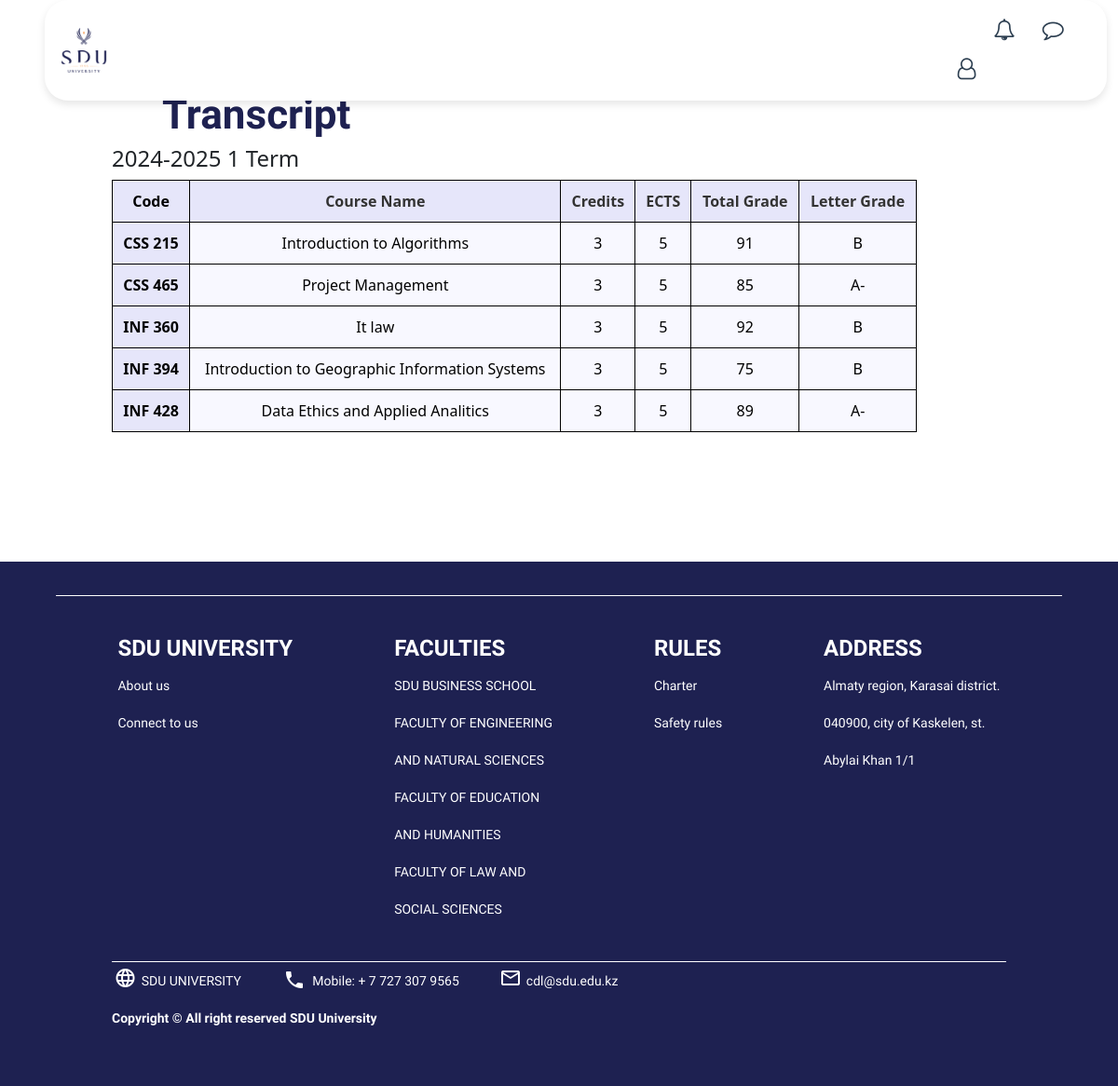
The page /transcript/transcript.php (signed in) on the database its author committed.
### tables this page shows
CREATE TABLE `grades` (
  `student_id` int(11) NOT NULL,
  `course_id` int(11) NOT NULL,
  `grade` int(11) NOT NULL,
  `term` varchar(50) NOT NULL,
  `credits` int(11) NOT NULL,
  `ects` int(11) NOT NULL,
  `total_grade` int(11) NOT NULL,
  `letter_grade` varchar(5) NOT NULL,
  `reset_exam_application` varchar(5) NOT NULL,
  `grade_point` decimal(3,2) DEFAULT NULL,
  `traditional_grade` varchar(10) DEFAULT NULL
);

CREATE TABLE `courses` (
  `id` int(11) NOT NULL,
  `code` varchar(50) NOT NULL,
  `name` varchar(255) NOT NULL,
  `cr` int(11) NOT NULL,
  `ects` int(11) NOT NULL,
  `year_range` varchar(50) DEFAULT NULL,
  `semester` int(11) DEFAULT NULL CHECK (`semester` between 1 and 8),
  `price` int(11) NOT NULL
);

### transcript/transcript.php (the view, shortened to what this page needs)
<?php
$host = 'localhost';
$dbname = 'sdu_portal';
$user = 'root';
$password = '';
try {
    $pdo = new PDO("mysql:host=$host;dbname=$dbname", $user, $password);
    $pdo->setAttribute(PDO::ATTR_ERRMODE, PDO::ERRMODE_EXCEPTION);
} catch (PDOException $e) {
    die("Error connecting to the database: " . $e->getMessage());
}
$student_id = $_SESSION['user_id'];
$sql_grades = "
    SELECT
        courses.code,
        courses.name AS course_name,
        courses.cr AS cr,
        courses.ects AS ects,
        grades.student_id,
        grades.term,
        grades.total_grade,
    CASE
        WHEN grades.grade >= 95 THEN 'A'
        WHEN grades.grade >= 90 THEN 'A-'
        WHEN grades.grade >= 85 THEN 'B+'
        WHEN grades.grade >= 80 THEN 'B'
        WHEN grades.grade >= 75 THEN 'B-'
        WHEN grades.grade >= 70 THEN 'C+'
        WHEN grades.grade >= 65 THEN 'C'
        WHEN grades.grade >= 60 THEN 'C-'
        WHEN grades.grade >= 55 THEN 'D+'
        WHEN grades.grade >= 50 THEN 'D'
        WHEN grades.grade >= 25 THEN 'FX'
        ELSE 'F'
    END AS letter_grade
FROM grades
JOIN courses ON grades.course_id = courses.id
WHERE grades.student_id = :student_id
ORDER BY courses.code
";
$stmt_grades = $pdo->prepare($sql_grades);
$stmt_grades->bindParam(':student_id', $student_id, PDO::PARAM_INT);
$stmt_grades->execute();
$grades = $stmt_grades->fetchAll(PDO::FETCH_ASSOC);
$gradesByTerm = [];
foreach ($grades as $grade) {
    $gradesByTerm[$grade['term']][] = $grade;
}
?>
<!DOCTYPE html>
<html lang="en">
<head>
    <link rel="stylesheet" href="https://cdnjs.cloudflare.com/ajax/libs/font-awesome/4.7.0/css/font-awesome.min.css">
    <link rel="stylesheet" href="https://cdn.jsdelivr.net/npm/bootstrap@5.3.3/dist/css/bootstrap.min.css">
    <link rel="stylesheet" href="../grades-list/index.css" />
</head>
<body>
<div class="top-bar" style="width: 95%; ">
    <div class="left-section">
        <a href="../dashboard/page.html">
            <img src="../dashboard/assets/images/logo_sdu_general.png" alt="Logo" class="logo-img">
        </a>
    </div>
    <ul class="nav" style="width: 20%; padding-left: 4%;">
        <li class="nav-item dropdown" style="margin-left: 10%;">
            <a class="nav-link" href="#" id="dropdown1" role="button" data-bs-toggle="dropdown" aria-expanded="false">
                <i class="fa fa-bell-o icon"></i>
            </a>
        </li>
        <li class="nav-item dropdown" style="margin-left: -14%;">
            <a class="nav-link" href="#" id="dropdown2" role="button" data-bs-toggle="dropdown" aria-expanded="false">
                <i class="fa fa-comment-o icon"></i>
            </a>
        </li>
        <li class="nav-item dropdown" style="margin-left: -14%;">
            <a class="nav-link" href="#" id="dropdown3" role="button" data-bs-toggle="dropdown" aria-expanded="false">
                <i class="fa fa-user-o icon"></i>
            </a>
        </li>
    </ul>
</div>
<div style="padding-top: 3%; margin-left: 10%;">
    <span class="grades-list">Transcript</span>
    <?php if (!empty($gradesByTerm)): ?>
        <?php foreach ($gradesByTerm as $term => $termGrades): ?>
            <h4><?php echo htmlspecialchars($term); ?></h4>
            <table class="timetable1" style="width: 80%; margin-bottom: 4%">
                <thead>
                <tr>
                    <th>Code</th>
                    <th>Course Name</th>
                    <th>Credits</th>
                    <th>ECTS</th>
                    <th>Total Grade</th>
                    <th>Letter Grade</th>
                </tr>
                </thead>
                <tbody>
                <?php foreach ($termGrades as $grade): ?>
                    <tr>
                        <td><?php echo htmlspecialchars($grade['code']); ?></td>
                        <td><?php echo htmlspecialchars($grade['course_name']); ?></td>
                        <td><?php echo htmlspecialchars($grade['cr']); ?></td>
                        <td><?php echo htmlspecialchars($grade['ects']); ?></td>
                        <td><?php echo htmlspecialchars($grade['total_grade']); ?></td>
                        <td><?php echo htmlspecialchars($grade['letter_grade']); ?></td>
                    </tr>
                <?php endforeach; ?>
                </tbody>
            </table>
        <?php endforeach; ?>
    <?php else: ?>
        <p class="text-center">This student has no grades recorded.</p>
    <?php endif; ?>
</div>
<div class="rectangle-14">
    <div class="line-15"></div>
    <div class="flex-container">
        <div class="flex-columns">
            <span class="titles">SDU UNIVERSITY</span>
            <a href="https://sdu.edu.kz/language/en/about-us-3/">
                <span class="nodes">About us</span>
            </a>
            <a href="https://sdukzlinks.tilda.ws/">
                <span class="nodes">Connect to us</span>
            </a>
        </div>
        <div class="flex-columns">
            <span class="titles">FACULTIES</span>
            <a href="https://sdu.edu.kz/language/en/business-school/">
                <span class="nodes">SDU BUSINESS SCHOOL</span>
            </a>
            <a href="https://sdu.edu.kz/language/en/engineering-and-natural-sciences/">
                <span class="nodes">FACULTY OF ENGINEERING <br />AND NATURAL SCIENCES</span>
            </a>
            <a href="https://sdu.edu.kz/language/en/education-and-humanities/">
                <span class="nodes">FACULTY OF EDUCATION <br />AND HUMANITIES</span>
            </a>
            <a href="https://sdu.edu.kz/language/en/law-social-science/">
                <span class="nodes">FACULTY OF LAW AND <br />SOCIAL SCIENCES</span>
            </a>
        </div>
        <div class="flex-columns">
            <span class="titles">RULES</span>
            <a href="https://sdu.edu.kz/language/en/rules/">
                <span class="nodes">Charter</span>
            </a>
            <a href="https://sdu.edu.kz/language/en/rules/">
                <span class="nodes">Safety rules</span>
            </a>
        </div>
        <div class="flex-columns">
            <span class="titles">ADDRESS</span>
            <span class="nodes">Almaty region, Karasai district.</span>
            <span class="nodes">040900, city of Kaskelen, st. <br />Abylai Khan 1/1</span>
        </div>
    </div>
    <div class="line-17"></div>
    <div class="flex-row-daab">
        <div>
            <i class="material-icons" >language</i>
            <span class="nodes">SDU UNIVERSITY</span>
        </div>
        <div>
            <i class="material-icons" >phone</i>
            <span class="nodes">Mobile: + 7 727 307 9565</span>
        </div>
        <div>
            <i class="material-icons" >mail_outline</i>
            <span class="nodes">cdl@sdu.edu.kz</span>
        </div>
    </div>
    <span class="copyright-reserved">Copyright © All right reserved SDU University</span>
</div>
</body>
</html>

### grades-list/index.css (style rules this page uses)
:root { --default-font-family: -apple-system, BlinkMacSystemFont, "Segoe UI", Roboto, Ubuntu, "Helvetica Neue", Helvetica, Arial, "PingFang SC", "Hiragino Sans GB", "Microsoft Yahei UI", "Microsoft Yahei", "Source Han Sans CN", sans-serif; }
.top-bar { display: flex; position: fixed; justify-content: space-between; align-items: center; padding: 1% 1% 1% 1%; margin-top: 80px; background-color: #fff; width: 50%; margin: 0 4% 0 4%; box-shadow: 0 4px 8px rgba(0, 0, 0, 0.1); border-radius: 25px; z-index: 1000; }
.left-section { display: flex; align-items: center; width: 90%; }
.logo-img { height: 60px; border-radius: 10px; }
.icon { font-size: 23px; color: #2c3e50; margin-left: 20px; cursor: pointer; transition: color 0.3s ease; }
.rectangle-14 { position: absolute; width: 100%; height: 563px; margin-top: 8%; background: #1e2151; z-index: 41; overflow: visible auto; }
.line-15 { position: relative; width: 90%; height: 1px; margin: 3% 5% 0 5%; background-color: white; background-size: cover; z-index: 65; }
.flex-container { display: flex; flex-direction: row; justify-content: space-around; width: 88%; margin: 3% 6% 0 6%; }
.flex-columns { display: flex; flex-direction: column; }
.titles { color: #ffffff; font-family: Battambang, var(--default-font-family); font-size: 24px; font-weight: 900; line-height: 40px; text-align: left; white-space: nowrap; z-index: 49; }
.nodes { color: #ffffff; font-family: Battambang, var(--default-font-family); font-size: 14px; font-weight: 400; line-height: 40px; text-align: left; white-space: nowrap; z-index: 54; }
.line-17 { position: relative; width: 80%; height: 1px; margin: 3% 10% 0 10%; background-color: white; background-size: cover; z-index: 65; }
.copyright-reserved { display: block; position: relative; margin: 0 0 0 10%; color: #ffffff; font-family: Battambang, var(--default-font-family); font-size: 14px; font-weight: 700; line-height: 40px; text-align: left; white-space: nowrap; z-index: 78; }
.flex-row-daab { display: flex; flex-direction: row; width: 60%; margin: 0 30% 0 9%; gap: 5%; }
.flex-row-daab div { display: flex; gap: 4%; flex-direction: row; margin-left: 2%; }
.flex-row-daab i { position: relative; margin-top: 4%; color: white; }
a { text-decoration: none; color: inherit; }
.grades-list { display: block; position: relative; margin: 5% 0 0 5%; color: #1e2151; font-family: Battambang, var(--default-font-family); font-size: 5.5vh; font-weight: 700; text-align: left; white-space: nowrap; z-index: 116; }
.timetable1, .timetable2 { width:100%; border-collapse: collapse; font-size: 2vh; }
.timetable1 th, .timetable1 td, .timetable2 th, .timetable2 td { border: 1px solid #000; padding: 10px; width: auto; text-align: center; }
.timetable1 th, .timetable2 th { background-color: #e6e6fa; color: #333; font-weight: bold; }
.timetable1 td, .timetable2 td { background-color: #f8f8ff; color: #000; }
.timetable1 td:first-child, .timetable2 td:first-child { background-color: #e6e6fa; }
.timetable1 th, .timetable1 td, .timetable2 th, .timetable2 td { border-color: #555; }
.timetable1 th:first-child, .timetable1 td:first-child, .timetable2 th:first-child, .timetable2 td:first-child { font-weight: bold; color: #000; }

### rows shown on the page
grades: course.code "CSS 215", course.name "Introduction to Algorithms", course.cr "3", course.ects "5", total_grade "91", letter_grade "B"
grades: course.code "CSS 465", course.name "Project Management", course.cr "3", course.ects "5", total_grade "85", letter_grade "A-"
grades: course.code "INF 360", course.name "It law", course.cr "3", course.ects "5", total_grade "92", letter_grade "B"
grades: course.code "INF 394", course.name "Introduction to Geographic Information Systems", course.cr "3", course.ects "5", total_grade "75", letter_grade "B"
grades: course.code "INF 428", course.name "Data Ethics and Applied Analitics", course.cr "3", course.ects "5", total_grade "89", letter_grade "A-"

### other values the page prints
$term "2024-2025 1 Term"
